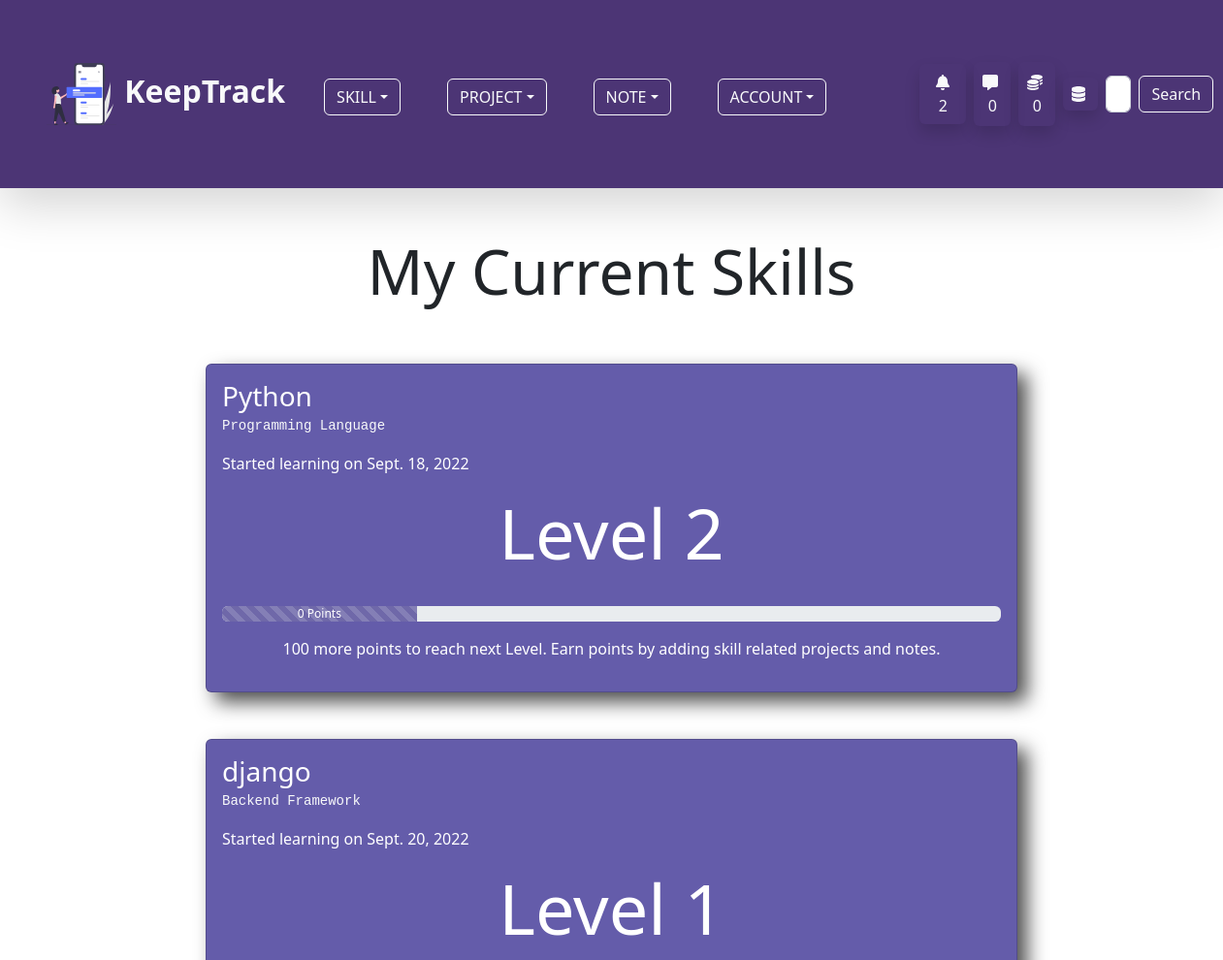
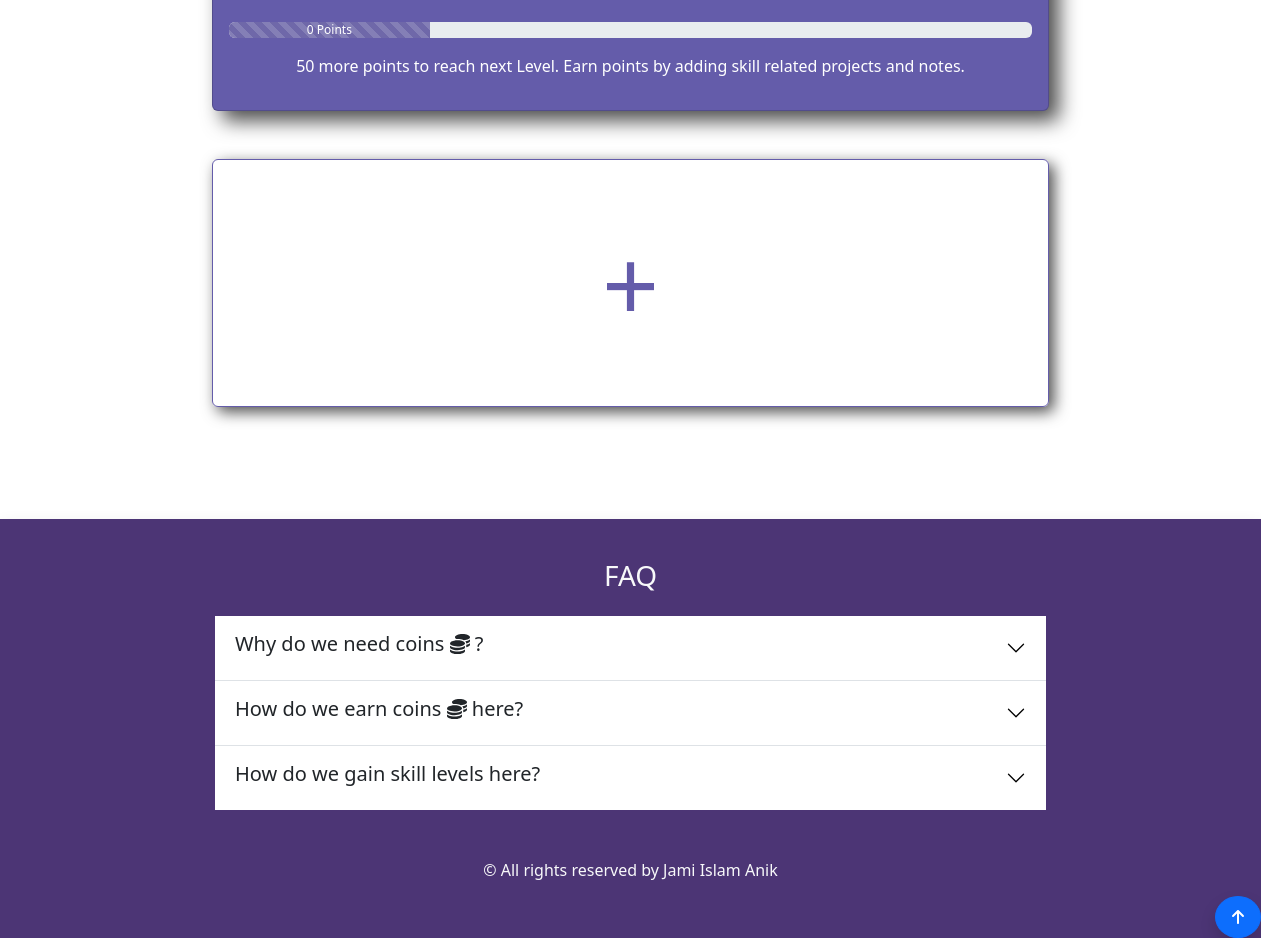
The app's page /skill/ (signed in) with its own data (2 pictures, top to bottom).
### account/models.py (models this page shows, shortened)
class Profile(models.Model):
    user = models.OneToOneField(User,on_delete=models.CASCADE,null=True,blank=True)
    profile_image = models.ImageField(null=True,blank=True,upload_to='keeptrack/images/',default = 'keeptrack/default_images/default_profile_i2ejjp.png')
    username = models.CharField(max_length=255)
    first_name = models.CharField(max_length=255,null=True,blank=True)
    last_name = models.CharField(max_length=255,null=True,blank=True)
    bio = models.TextField(max_length=1000,blank=True,null=True)
    email = models.EmailField(max_length=255,blank=True,null=True)
    portfolio_site = models.URLField(max_length=500,blank=True,null=True)
    facebook = models.URLField(max_length=2000,blank=True,null=True)
    linkedin = models.URLField(max_length=2000,blank=True,null=True)
    youtube = models.URLField(max_length=2000,blank=True,null=True)
    coin = models.IntegerField(default=100,null=True,blank=True)

class Inbox(models.Model):
    owner = models.OneToOneField(Profile, on_delete=models.CASCADE)
    created_at = models.DateTimeField(auto_now_add=True)

### skill/models.py (models this page shows, shortened)
class Skill(models.Model):
    SKILL_TYPE_CHOICES = (
        ('Programming Language','Programming Language'),
        ('Database','Database'),
        ('Hosting Platform','Hosting Platform'),
        ('Coding Utility','Coding Utility'),
        ('Frontend Framework','Frontend Framework'),
        ('Backend Framework','Backend Framework'),
        ('Machine Learning Tool','Machine Learning Tool'),
        ('Data Science Tool','Data Science Tool'),
        ('Artificial Intelligence Tool','Artificial Intelligence Tool')
    )
    skill_type = models.CharField(max_length=200,choices=SKILL_TYPE_CHOICES,null=True,blank=True)
    note = GenericRelation(Note)
    owner = models.ForeignKey(Profile, on_delete=models.CASCADE,null=True,blank=True,default="Coding Utility")
    title = models.CharField(max_length=255)
    description = models.TextField(max_length=500,null=True,blank=True)
    skill_level = models.IntegerField(default=1)
    current_point = models.IntegerField(default=0)
    learning = models.BooleanField(default=True)
    started_learning = models.DateField(null=True,blank=True,auto_now_add=True)
    @property
    def needed_point(self):
        return self.skill_level*50 - self.current_point
    @property
    def current_point_percentage(self):
        percentage = (self.current_point/(self.skill_level * 50)) * 100
        if percentage <= 30:
            return 25
        elif percentage <= 60:
            return 50
        elif percentage <= 90:
            return 75
        else:
            return 100
    class Meta:
        ordering = ['-skill_level','-current_point']

### skill/views.py (the view)
# urls.py: path('',views.skill_page,name='skill-page'),
@login_required(login_url="login-page")
def skill_page(request):
    profile = request.user.profile
    queryset =profile.skill_set.all()
    context = {
        'queryset':queryset,
    }
    return render(request,'skill/skill_page.html',context)

### skill/templates/skill/skill_page.html
{% extends 'base.html' %}
{% load static %}
{% block content %}
<div class="container">
  <div class="d-flex justify-content-center align-items-center pb-5">
    <h3 class="display-3 text-center px-3"> My Current Skills</h3>
  </div>
{% if queryset %}
  {% for skill in queryset %}
  <a href="{% url 'single-skill-page' skill.id %}" class="text-reset text-decoration-none">
    <div class="card text-white mb-5 mx-auto w-75 " id="skill-page-card">
      <div class="card-body">
        <h3 class="card-title d-inline">{{skill.title}}</h3>
        <p class="fs-6"><code class="text-light">{{skill.skill_type}}</code></p>
        <p class="fs-6">Started learning on {{ skill.started_learning }}</p>
        <p class="text-center display-2 pb-3">Level {{skill.skill_level}} </p>
        <div class="progress my-3">
          <div class="progress-bar w-{{ skill.current_point_percentage }} progress-bar-striped progress-bar-animated"
            role="progressbar" aria-valuenow="{{ skill.current_point }}" aria-valuemin="0" aria-valuemax="100"
            style="background-color:#6f68a9;">{{ skill.current_point }} Points</div>
        </div>
        <p class="fs-6 text-center ">{{ skill.needed_point }} more points to reach next Level. Earn points by adding
          skill related projects and notes.</p>
      </div>
    </div>
  </a>
  {% endfor %}
  {% else %}
  <p class="text-center lead">You do not have any skill yet.</p>
  {% endif %}
  <a href="{% url 'skill-form-page' %}" class="btn p-5 my-5" id="skill-page-btn">+</a>
</div>
{% endblock %}

### templates/navbar.html (shortened to what this page needs)
{% load static %}
<nav class="navbar navbar-expand-lg navbar-light mb-5 shadow-lg" id="custom-bg">
  <div class="container-fluid p-3 p-md-5">
    <a class="navbar-brand fs-2 text-light fw-bold" href="{% url 'home-page' %}">
      <img src="{% static 'svg/navicon.svg' %}" alt="icon" class=" bg-transparent"
        width="72" height="72">
      KeepTrack
    </a>
    <div class="collapse navbar-collapse" id="navbarSupportedContent">
      <ul class="navbar-nav me-auto mb-2 mb-lg-0 px-4 fs-3">
        {% if user.is_authenticated %}
        <li class="nav-item dropdown me-5 mb-3 mb-md-0">
          <button class="btn btn-outline-light dropdown-toggle text-uppercase" id="navbarWithDropdown"
            data-bs-toggle="dropdown" role="button" aria-expanded="false">Skill</button>
        </li>
        <li class="nav-item dropdown me-5 mb-3 mb-md-0">
          <button class="btn btn-outline-light dropdown-toggle text-uppercase" id="navbarWithDropdown"
            data-bs-toggle="dropdown" role="button" aria-expanded="false">Project</button>
        </li>
        <li class="nav-item dropdown me-5 mb-3 mb-md-0">
          <button class="btn btn-outline-light dropdown-toggle text-uppercase" id="navbarWithDropdown"
            data-bs-toggle="dropdown" role="button" aria-expanded="false">Note</button>
        </li>
        {% endif %}
        <li class="nav-item dropdown me-5 mb-3 mb-md-0">
          <button class="btn btn-outline-light dropdown-toggle text-uppercase" id="navbarWithDropdown"
            data-bs-toggle="dropdown" role="button" aria-expanded="false">Account</button>
        </li>
      </ul>
      {% if user.is_authenticated %}
      <button class="btn ms-4 me-2 shadow text-light" data-bs-toggle="modal"
                    data-bs-target="#notificationModal"><span class="ps-1"><i class="fas fa-bell fa-bounce pe-1"></i>
                      {{ user.profile.notification_set.count }}
                    </span>
                </button>
      <a href="{% url 'inbox-page' %}" class="btn text-light p-2 me-2 shadow rounded my-2"><i class="fas fa-message fa-bounce pe-1"></i>{{ user.profile.inbox.message_set.count }} </a>
      <a href="{% url 'note-page' %}" class="btn text-light p-2 me-2 shadow rounded my-2"><i class="fas fa-coins fa-bounce pe-1"></i>{{ user.profile.coin }} </a>
      {% if user.is_superuser %}
      <a href="{% url 'dashboard' %}" class="btn text-light p-1 px-2 me-2 shadow rounded my-2"><i class="fas fa-database fa-bounce pe-1"></i></a>
      {% endif %}
      {% endif %}
      <form class="d-flex my-2" method="POST" action="{% url 'home-page' %}">
        <input class="form-control me-2" type="search" placeholder="Search Users by username..." aria-label="Search" name="searched">
        <button class="btn btn-outline-light" type="submit">Search</button>
      </form>
    </div>
  </div>
</nav>

### static/css/app.css (style rules this page uses)
#custom-bg { background-color: #4C3575; }
#skill-page-card { background-color: #645CAA; box-shadow: 10px 10px 20px rgb(0, 0, 0 , 0.7); }
#skill-page-btn { width: 75%; display: block; margin-left: auto; margin-right: auto; border:1px solid #645CAA; font-size: 100px; color: #645CAA; box-shadow: 5px 5px 15px rgb(0, 0, 0 , 0.7); }

### records on screen
Skill: title "Python", skill_type "Programming Language", started_learning "Sept. 18, 2022", skill_level "2", current_point "0", needed_point "100"
Skill: title "django", skill_type "Backend Framework", started_learning "Sept. 20, 2022", skill_level "1", current_point "0", needed_point "50"

### other values on screen
{{ user.profile.notification_set.count }} "2"
{{ user.profile.inbox.message_set.count }} "0"
{{ user.profile.coin }} "0"
